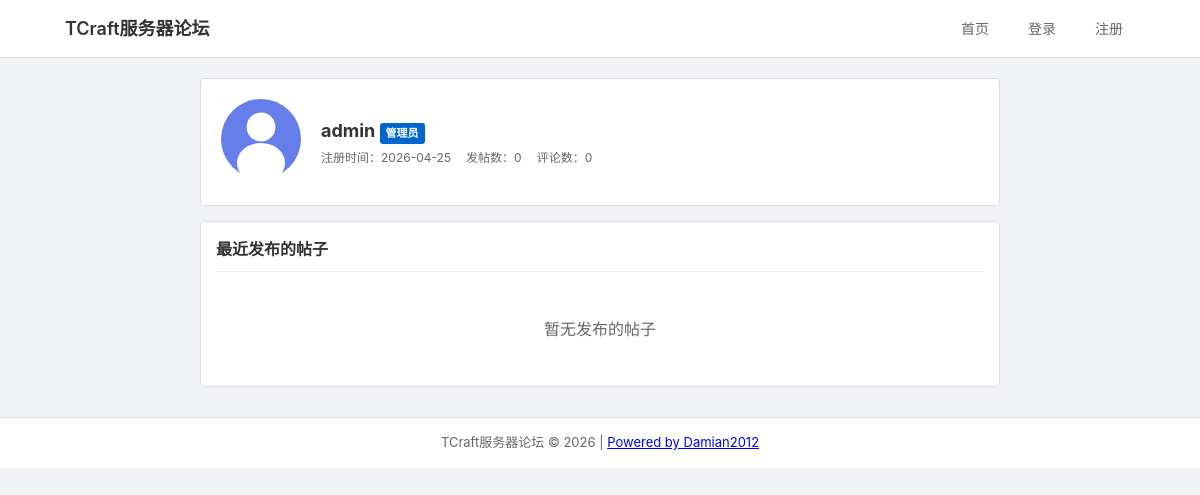
The app's page /auth/profile/admin with its own data.
### app/models.py (models this page shows, shortened)
class SiteConfig(db.Model):
    id = db.Column(db.Integer, primary_key=True)
    site_name = db.Column(db.String(100), default='TCraft服务器论坛')
    created_at = db.Column(db.DateTime, default=datetime.utcnow)
    updated_at = db.Column(db.DateTime, default=datetime.utcnow)
    @staticmethod
    def get_config():
        config = SiteConfig.query.first()
        if not config:
            config = SiteConfig()
            db.session.add(config)
            db.session.commit()
        return config

class User(UserMixin, db.Model):
    id = db.Column(db.Integer, primary_key=True)
    username = db.Column(db.String(64), index=True, unique=True)
    email = db.Column(db.String(120), index=True, unique=True)
    password_hash = db.Column(db.String(128))
    avatar = db.Column(db.String(200), default='default_avatar.svg')
    signature = db.Column(db.String(200))
    is_admin = db.Column(db.Boolean, default=False)
    is_banned = db.Column(db.Boolean, default=False)
    created_at = db.Column(db.DateTime, default=datetime.utcnow)
    posts = db.relationship('Post', backref='author', lazy='dynamic')
    comments = db.relationship('Comment', backref='author', lazy='dynamic')

### app/routes/auth.py (the view)
@auth.route('/profile/<username>')
def profile(username):
    user = User.query.filter_by(username=username).first_or_404()
    posts = user.posts.order_by(Post.created_at.desc()).limit(10).all()
    return render_template('auth/profile.html', user=user, posts=posts)

### app/templates/auth/profile.html (shortened to what this page needs)
{% extends "base.html" %}
{% block content %}
<div class="profile-container">
    <div class="profile-header">
        <div class="profile-avatar">
            <img src="{{ url_for('static', filename='images/' + user.avatar) }}" alt="{{ user.username }}">
        </div>
        <div class="profile-info">
            <h1>{{ user.username }}
                {% if user.is_admin %}<span class="badge badge-admin">管理员</span>{% endif %}
            </h1>
            <div class="profile-meta">
                <span>注册时间：{{ user.created_at.strftime('%Y-%m-%d') }}</span>
                <span>发帖数：{{ user.posts.count() }}</span>
                <span>评论数：{{ user.comments.count() }}</span>
            </div>
        </div>
    </div>
    <div class="profile-content">
        <h2>最近发布的帖子</h2>
        <div class="post-list">
            {% if not posts %}
            <div class="empty-state">
                <p>暂无发布的帖子</p>
            </div>
            {% endif %}
        </div>
    </div>
</div>
{% endblock %}

### app/templates/base.html (shortened to what this page needs)
<!DOCTYPE html>
<html lang="zh-CN">
<head>
    <link rel="stylesheet" href="{{ url_for('static', filename='css/style.css') }}">
</head>
<body>
    <nav class="navbar">
        <div class="nav-container">
            <a href="{{ url_for('main.index') }}" class="nav-brand">{{ site_name }}</a>
            <div class="nav-menu">
                <a href="{{ url_for('main.index') }}" class="nav-link">首页</a>
                {% if current_user.is_authenticated %}
                    {% if current_user.is_banned %}
                    <span class="nav-link banned-tag">已封禁</span>
                    {% else %}
                    <a href="{{ url_for('forum.create_post') }}" class="nav-link">发帖</a>
                    {% endif %}
                    {% if current_user.is_admin %}
                    <a href="{{ url_for('forum.admin') }}" class="nav-link">后台</a>
                    {% endif %}
                    <div class="nav-user">
                        <a href="{{ url_for('auth.profile', username=current_user.username) }}" class="nav-link">{{ current_user.username }}</a>
                        <a href="{{ url_for('auth.logout') }}" class="nav-link">退出</a>
                    </div>
                {% else %}
                    <a href="{{ url_for('auth.login') }}" class="nav-link">登录</a>
                    <a href="{{ url_for('auth.register') }}" class="nav-link">注册</a>
                {% endif %}
            </div>
        </div>
    </nav>
    <div class="container">
        {% block content %}{% endblock %}
    </div>
    <footer class="footer">
        <div class="container">
            <p>{{ site_name }} &copy; {{ current_year }} | <a href="https://github.com/Damianjiang/luntan" target="_blank">Powered by Damian2012</a></p>
        </div>
    </footer>
</body>
</html>

### app/static/css/style.css (style rules this page uses)
* { margin: 0; padding: 0; box-sizing: border-box; }
body { font-family: -apple-system, BlinkMacSystemFont, 'Segoe UI', Roboto, sans-serif; background: #f0f2f5; color: #333; line-height: 1.5; }
.container { max-width: 1100px; margin: 0 auto; padding: 0 15px; }
.navbar { background: #fff; border-bottom: 1px solid #ddd; padding: 12px 0; }
.nav-container { max-width: 1100px; margin: 0 auto; padding: 0 15px; display: flex; justify-content: space-between; align-items: center; }
.nav-brand { font-size: 18px; font-weight: 600; color: #333; text-decoration: none; }
.nav-menu { display: flex; align-items: center; gap: 15px; }
.nav-link { color: #666; text-decoration: none; padding: 6px 12px; font-size: 14px; }
.post-list { display: flex; flex-direction: column; gap: 8px; }
.badge { display: inline-block; padding: 2px 6px; border-radius: 3px; font-size: 11px; margin-right: 4px; }
.badge-admin { background: #0066cc; color: white; }
.profile-container { max-width: 800px; margin: 20px auto; }
.profile-header { background: #fff; padding: 20px; border-radius: 4px; display: flex; align-items: center; gap: 20px; margin-bottom: 15px; border: 1px solid #ddd; }
.profile-avatar img { width: 80px; height: 80px; border-radius: 4px; object-fit: cover; }
.profile-info h1 { font-size: 18px; margin-bottom: 5px; }
.profile-meta { display: flex; gap: 15px; font-size: 12px; color: #666; }
.profile-content { background: #fff; padding: 15px; border-radius: 4px; border: 1px solid #ddd; }
.profile-content h2 { font-size: 16px; margin-bottom: 15px; padding-bottom: 10px; border-bottom: 1px solid #eee; }
.empty-state { text-align: center; padding: 30px; color: #666; }
.footer { background: #fff; border-top: 1px solid #ddd; text-align: center; padding: 15px; margin-top: 30px; font-size: 13px; color: #666; }

### records on screen
SiteConfig: site_name "TCraft服务器论坛"
User: avatar (placeholder picture), username "admin", created_at "2026-04-25"

### other values on screen
{{ user.posts.count() }} "0"
{{ user.comments.count() }} "0"
